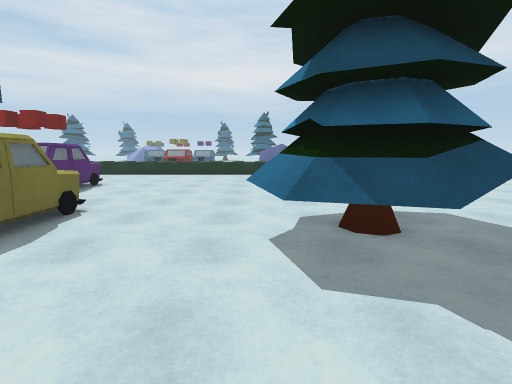
view 1 (above)

24 first-person views from a walk through a 3-D level made in the Unity game engine. The camera is 1.4 m above the floor, tilts 8° down and sees 85° across. The floor is counted in squares, 1 m on a side. Each view is taken from the middle of a square. On the plan, view 1 faces up. The plan holds only what a view shows up to about 14 squares ahead; the rest is blank. The place goes on beyond the plan.

view 2
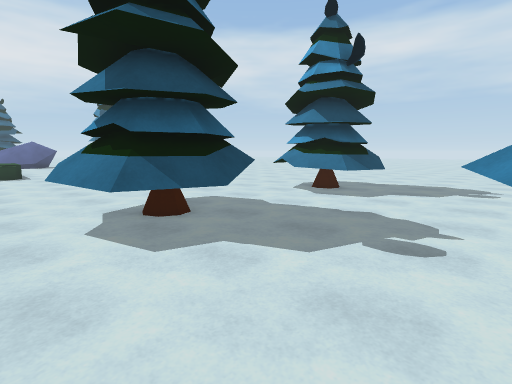

view 3
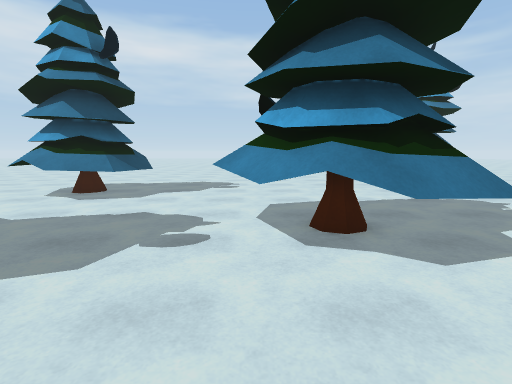

view 4
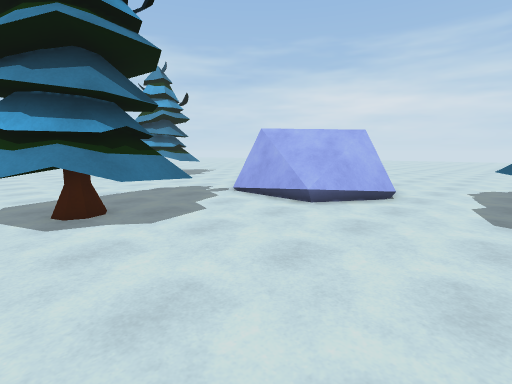

view 5
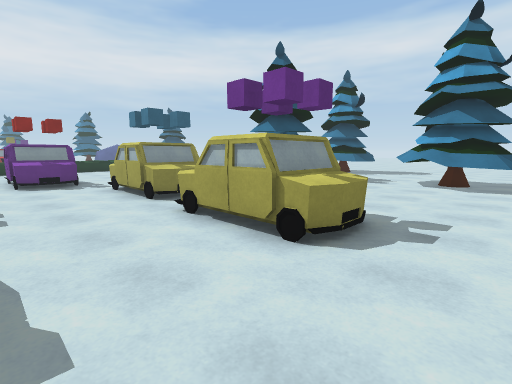

view 6
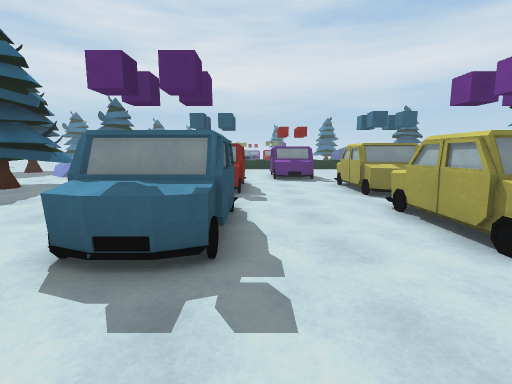

view 7
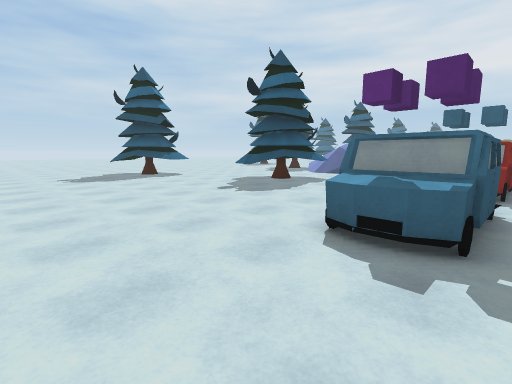

view 8
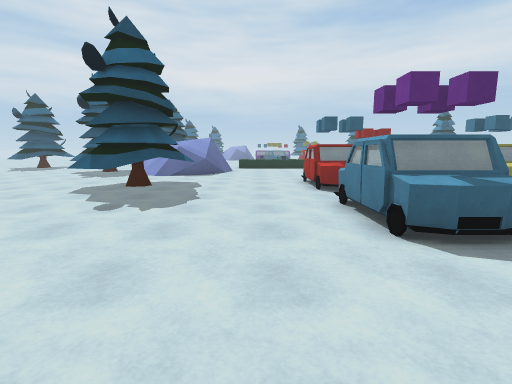

view 9
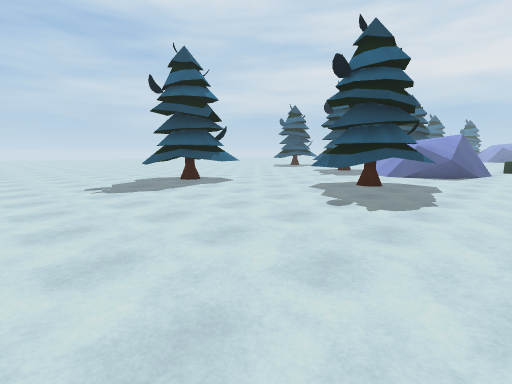

view 10
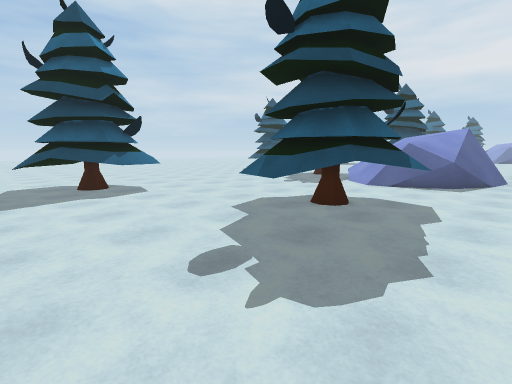

view 11
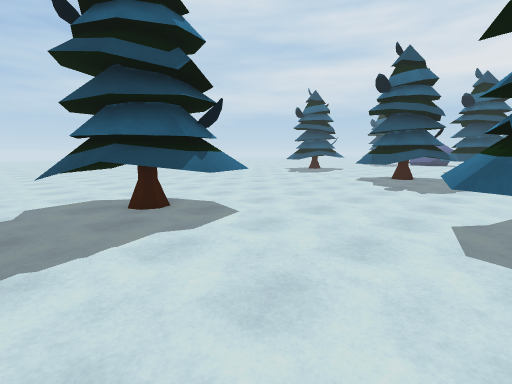

view 12
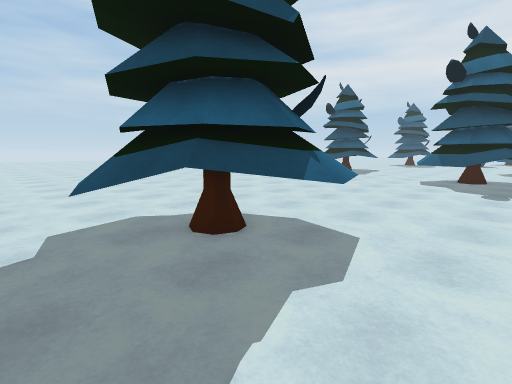

view 13
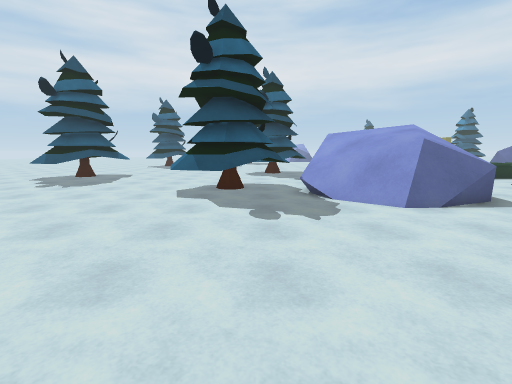

view 14
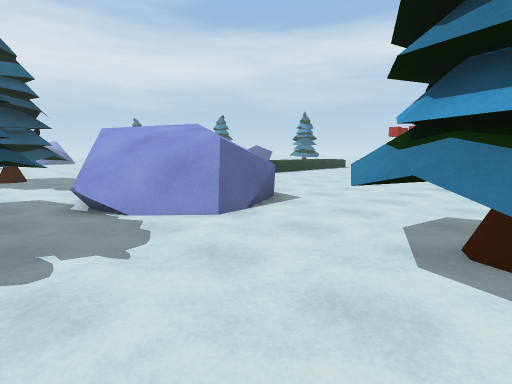

view 15
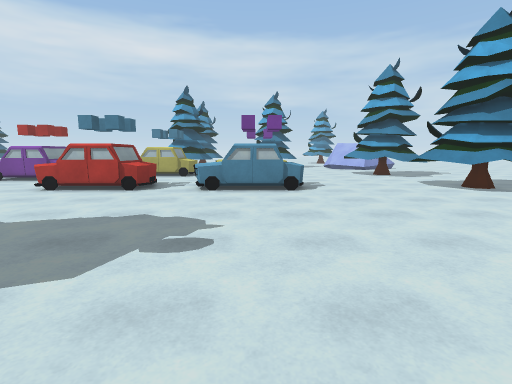

view 16
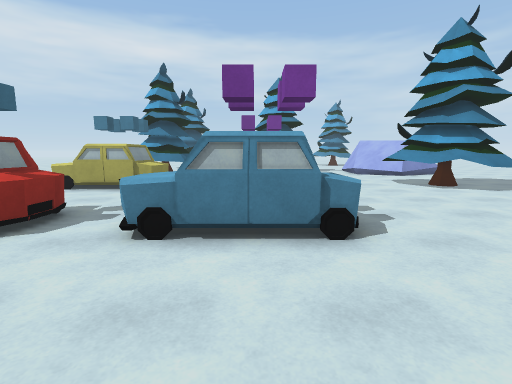

view 17
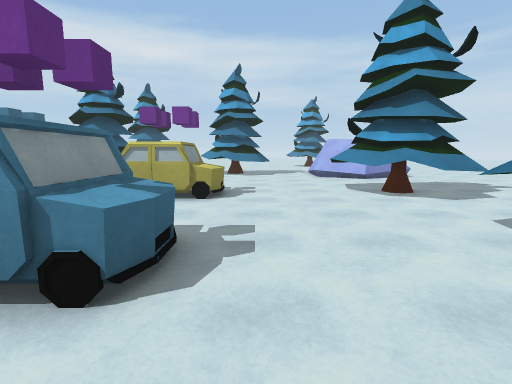

view 18
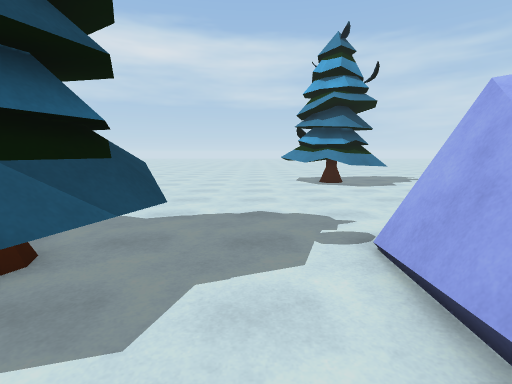

view 19
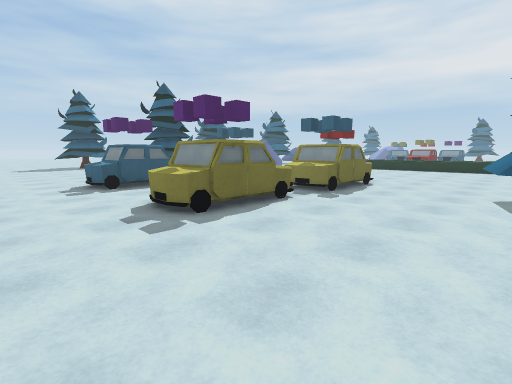

view 20
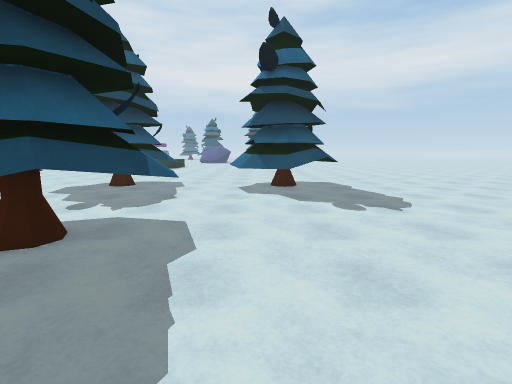

view 21
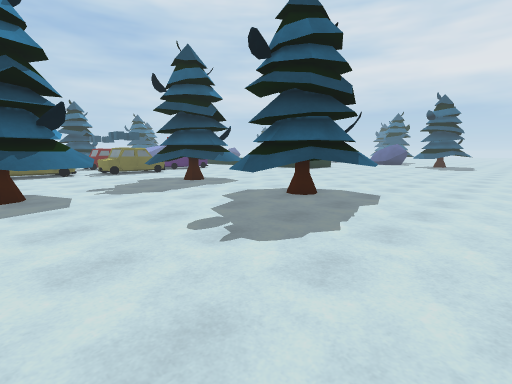

view 22
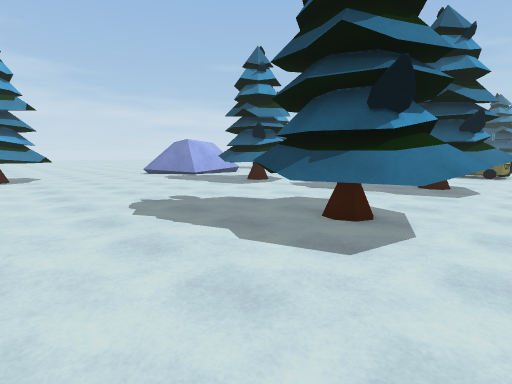

view 23
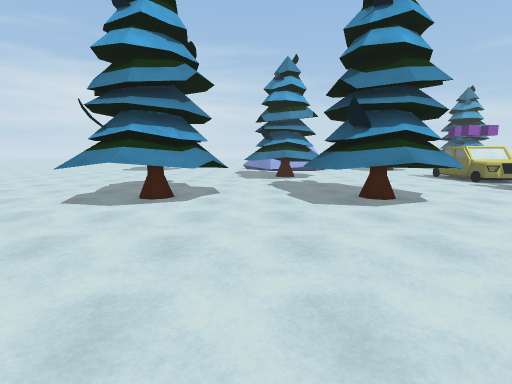

view 24
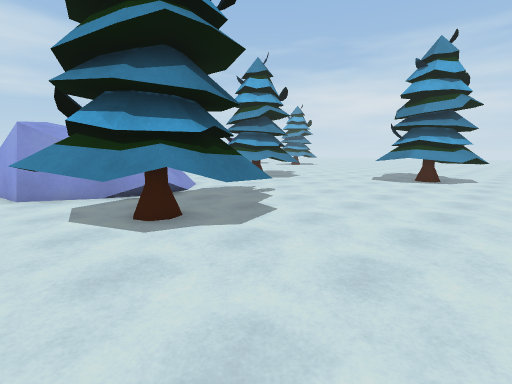

### Floor plan
Key: @ floor where view 1 was taken; # wall or solid block; . floor; / step, stairs or slope; = window, fence, low wall or low ledge; v drop or lower ground; O other object.
Columns run from 32 left of view 1 to 15 right of it. Each row starts with its distance up from view 1.
 17 ............
 16 .....OOOO.##/ =                 ..
 15 ....OOOOO.////v= ..             ..
 14 ....OOOOO#////v= .       .........    .      ..
 13 ....OOOO./////#=...      ..........         ...
 12 .....OO../////#.....   O O......... .....  ....
 11 ..........//#==.....  .OOO.....................
 10 .........../=....... ..OOO.....................
  9 .......................OOO.....................
  8 ................................................
  7 ...........OOO .....O ....OO.....OOOO...OOOO....
  6 ..........OOOOO....OOO....O O...OOOOO...OOOO....
  5 ..........OOOOO....OOO....OOO...OOOOO..OOOOO....
  4 ..........OOOO.....OOO....OOO...OOOOO..OOOOO....
  3 ...OOO.....OO.......OO....OOO....OO.....OOO.....
  2 ..OOOOO.........................................
  1 ..OOOOO.............OO....OO....................
  0 ..OOOO.............OOO...OOO....@....O..........
 -1 ...OO..............OOO...OOO.......OOOO.........
 -2 ...................OOO...OOO.......OOOO.........
 -3   ..................OO....OO......OOOOO.........
 -4  ..................................OOOO.........
 -5 ....................................O...........
 -6 ................................................
 -7       .....................OO..................O
 -8                 ....OOO...OOOO...OOOOO.......OOO

Where each view was taken, in squares from view 1:
view 1: 0 up, 0 right, facing up
view 2: 1 down, 1 left, facing up-right
view 3: 1 down, 1 left, facing right
view 4: 1 down, 3 left, facing down-right
view 5: 5 down, 10 left, facing up-right
view 6: 6 down, 10 left, facing up
view 7: 7 down, 10 left, facing up-left
view 8: 7 down, 15 left, facing up
view 9: 7 down, 15 left, facing up-left
view 10: 2 down, 16 left, facing up-left
view 11: 2 down, 21 left, facing up-left
view 12: 2 down, 24 left, facing up-left
view 13: 3 up, 25 left, facing up
view 14: 5 up, 25 left, facing up-right
view 15: 1 down, 23 left, facing right
view 16: 1 down, 17 left, facing right
view 17: 4 down, 15 left, facing right
view 18: 6 down, 1 right, facing right
view 19: 6 down, 1 right, facing up-left
view 20: 7 down, 8 right, facing up
view 21: 3 down, 15 right, facing up-left
view 22: 8 up, 15 right, facing down-left
view 23: 14 up, 6 right, facing down
view 24: 17 up, 32 left, facing down-right
